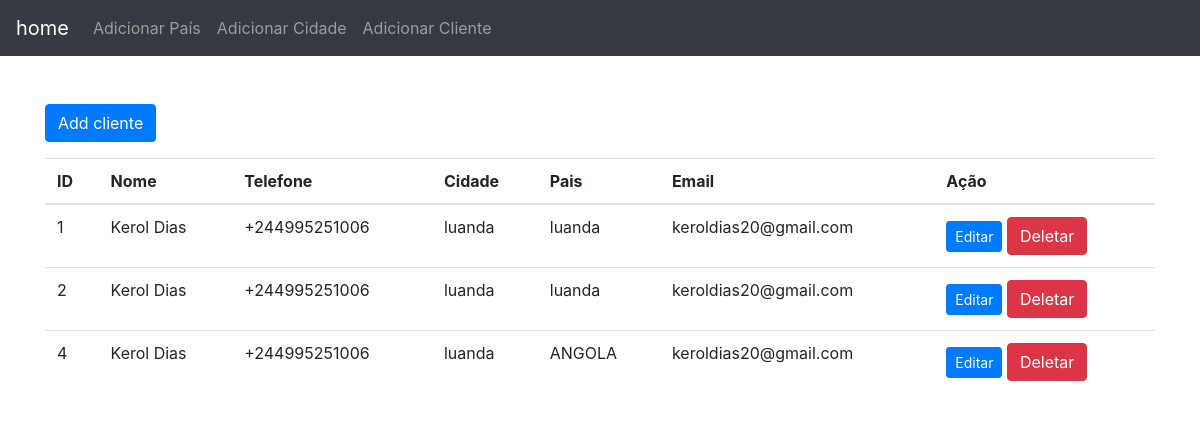
The page /form_cliente.php on the database its author committed.
### tables this page shows
CREATE TABLE IF NOT EXISTS `cliente` (
  `id` int NOT NULL AUTO_INCREMENT,
  `nome` varchar(100) NOT NULL,
  `telefone` varchar(20) NOT NULL,
  `endereco` varchar(255) NOT NULL,
  `cod_cidade` varchar(255) NOT NULL,
  `cod_pais` varchar(255) NOT NULL,
  `email` varchar(100) NOT NULL,
  PRIMARY KEY (`id`),
  KEY `cod_cidade` (`cod_cidade`(250)),
  KEY `cod_pais` (`cod_pais`(250))
);

### form_cliente.php (the view, shortened to what this page needs)
<html lang="en">
<head>
    <link rel="stylesheet" href="https://stackpath.bootstrapcdn.com/bootstrap/4.5.2/css/bootstrap.min.css">
</head>
<body>
<nav class="navbar navbar-expand-lg navbar-dark bg-dark">
    <a class="navbar-brand" href="index.php">home</a>
    <div class="collapse navbar-collapse" id="navbarNav">
        <ul class="navbar-nav">
            <li class="nav-item">
                <a class="nav-link" href="form_pais.php">Adicionar País</a>
            </li>
            <li class="nav-item">
                <a class="nav-link" href="form_cidade.php">Adicionar Cidade</a>
            </li>
            <li class="nav-item">
                <a class="nav-link" href="form_cliente.php">Adicionar Cliente</a>
            </li>
        </ul>
    </div>
</nav>
<div class="container mt-5">
           <button class="btn btn-primary" data-toggle="modal" data-target="#studentaddmodal">Add cliente</button>
    <table class="table mt-3">
        <thead>
            <tr>
            <th>ID</th>
                <th>Nome</th>
                <th>Telefone</th>
                <th>Cidade</th>
                <th>Pais</th>
                <th>Email</th>
                <th>Ação</th>
            </tr>
        </thead>
        <tbody>
            <?php
            include 'conexao.php';
            $sql = "SELECT * FROM cliente";
            $result = $conn->query($sql);
            if ($result->num_rows > 0) {
                while ($row = $result->fetch_assoc()) {
                    echo "<tr>
                    <td>{$row['id']}</td>
                    <td>{$row['nome']}</td>
                    <td>{$row['telefone']}</td>
                    <td>{$row['cod_cidade']}</td>
                     <td>{$row['cod_pais']}</td>
                    <td>{$row['email']}</td>
                            <td>
                                <button class='btn btn-primary btn-sm' onclick='openEditModal(" . $row['id'] . ")'>Editar</button>
                                <a href='crudcliente/deletar.php?id={$row['id']}' class='btn btn-danger'>Deletar</a>
                            </td>
                        </tr>";
                }
            } else {
                echo "<tr><td colspan='6'>Nenhum cliente encontrado.</td></tr>";
            }
            ?>
        </tbody>
    </table>
</div>
</body>
</html>

### rows shown on the page
cliente: id "1", nome "Kerol Dias", telefone "+244995251006", cod_cidade "luanda", cod_pais "luanda", email "keroldias20@gmail.com"
cliente: id "2", nome "Kerol Dias", telefone "+244995251006", cod_cidade "luanda", cod_pais "luanda", email "keroldias20@gmail.com"
cliente: id "4", nome "Kerol Dias", telefone "+244995251006", cod_cidade "luanda", cod_pais "ANGOLA", email "keroldias20@gmail.com"
